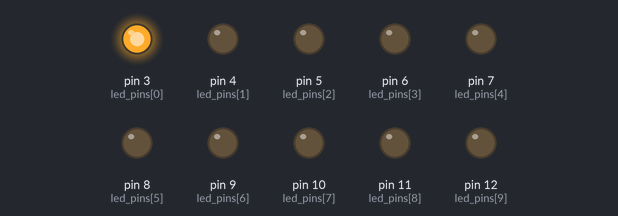
This sketch was run on a simulated Arduino Uno, built with avr-gcc and run on an emulated ATmega328P. On the bench: output pins drawn as LEDs (lit = HIGH).

Above: at 0.5 s.
At 2.5 s:
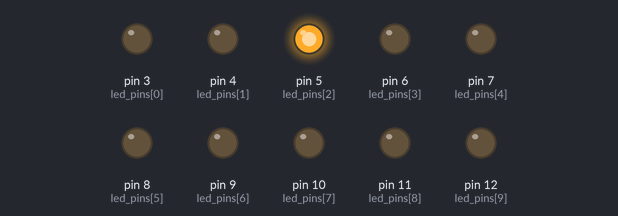
At 3.5 s:
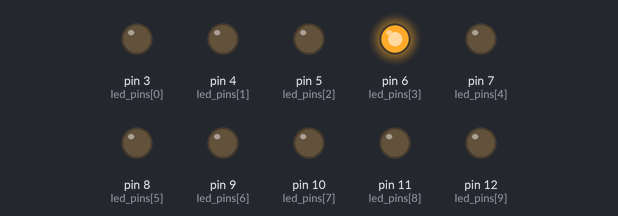
At 5.5 s:
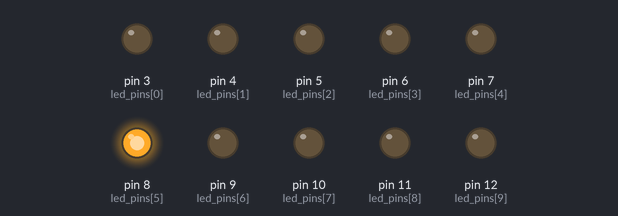
At 8.5 s:
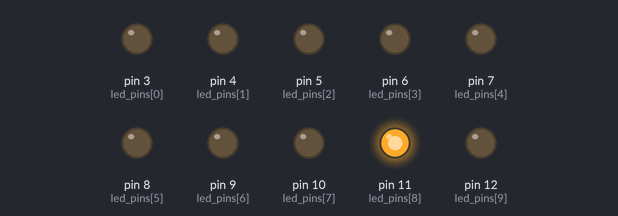
At 11.5 s:
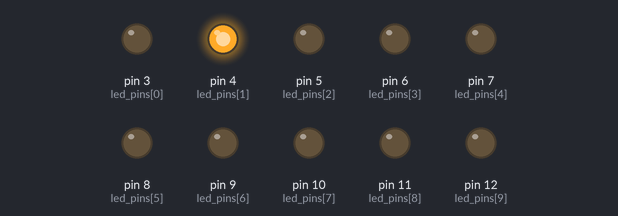
Timing chart, 0 to 13.0 s (numbered marks = the images above):
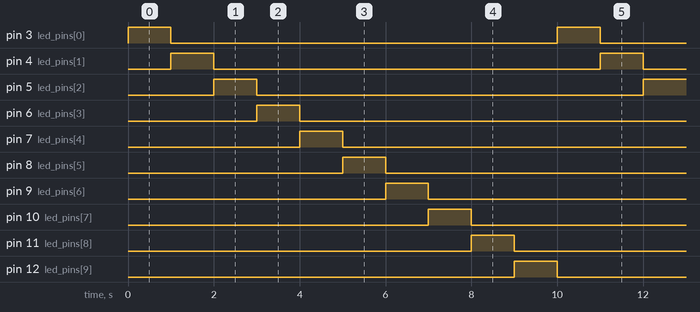

Measured:
- by itself, pin 3 (led_pins[0]), pin 4 (led_pins[1]), pin 5 (led_pins[2]), pin 6 (led_pins[3]), pin 7 (led_pins[4]), pin 8 (led_pins[5]), pin 9 (led_pins[6]), pin 10 (led_pins[7]), pin 11 (led_pins[8]), pin 12 (led_pins[9]): alternates HIGH for 1.0 s and LOW for 9.0 s
- by itself, everything shown: repeats every 10.0 s, in 10 steps

The sketch:

led_bar.ino
```cpp
int LED_COUNT = 10;
int led_pins[] = { 3, 4, 5, 6, 7, 8, 9, 10, 11, 12 };


void setup() {
  for (int i = 0; i < LED_COUNT; i++)
  {
    pinMode(led_pins[i], OUTPUT);
  }
}

void loop() {
  for (int i = 0; i < LED_COUNT; i++)
  {
    turn_on_led_turn_off_others(i);
    delay(1000);
  }
}


void turn_on_led_turn_off_others(int led)
{
  for (int i = 0; i < LED_COUNT; i++)
  {
    digitalWrite(led_pins[i], LOW);
  }
  digitalWrite(led_pins[led], HIGH);
}
```
